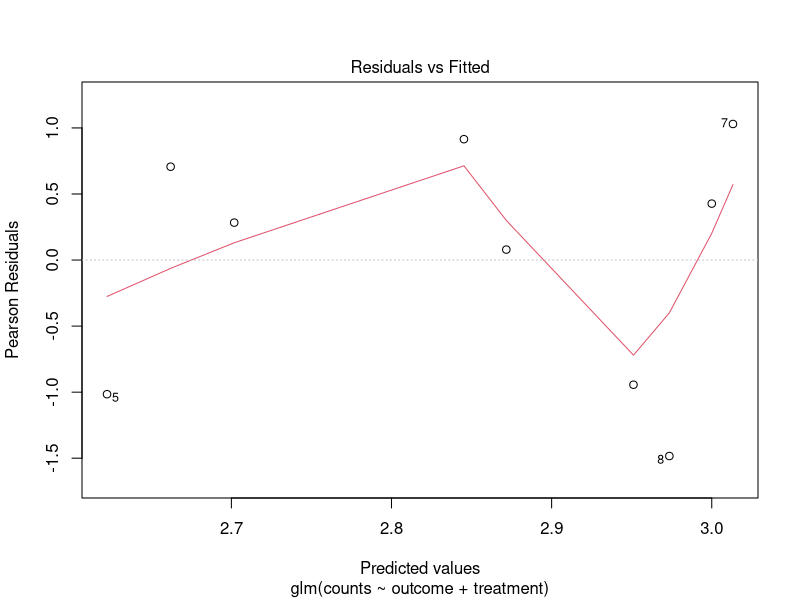
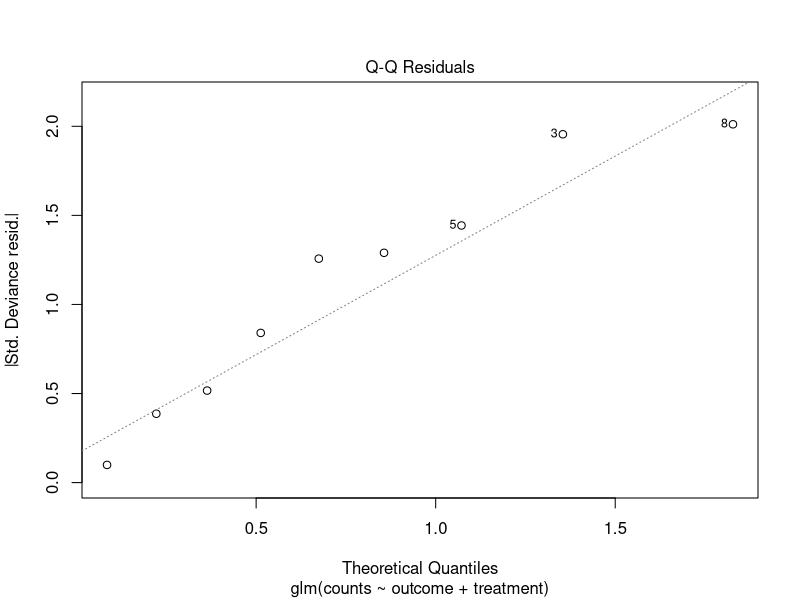
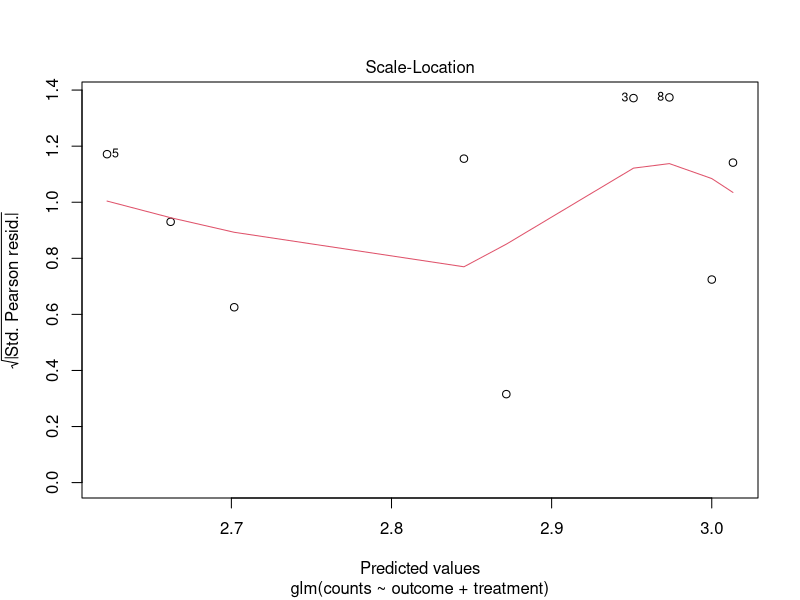
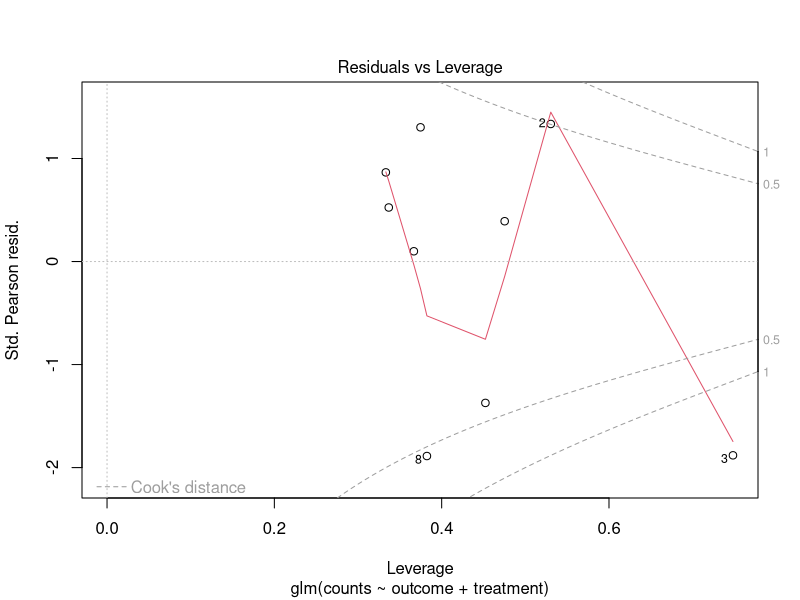

R code for these plots, in order:
# Generate data for treatment and outcome
treatment <- rep(c("g1", "g2", "g3"), each = 3)
outcome <- c(3, 1, 9, 5, 2, 8, 7, 4, 6)  # Example values
counts <- c(18, 21, 15, 17, 10, 16, 25, 13, 22)

# Create the data frame
d.AD <- data.frame(treatment = treatment, outcome = outcome, counts = counts)
print(d.AD)

# Generate random variables
x <- rnorm(100)
y <- rpois(100, exp(1 + x))  # Poisson distributed y based on x

# Fit a GLM model with a Poisson distribution
fit1 <- glm(counts ~ outcome + treatment, data = d.AD, family = poisson())

# Display the summary of the model
summary(fit1)

# Plot the diagnostics for the model
plot(fit1)
